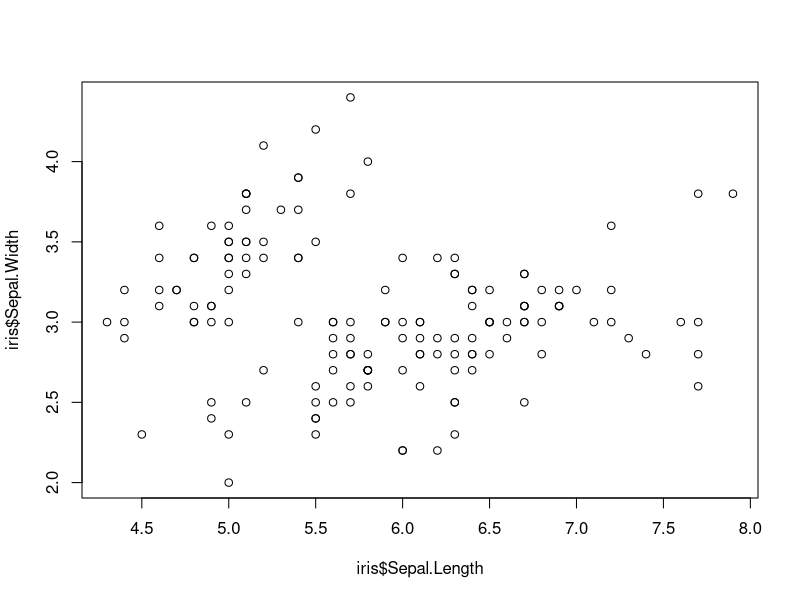
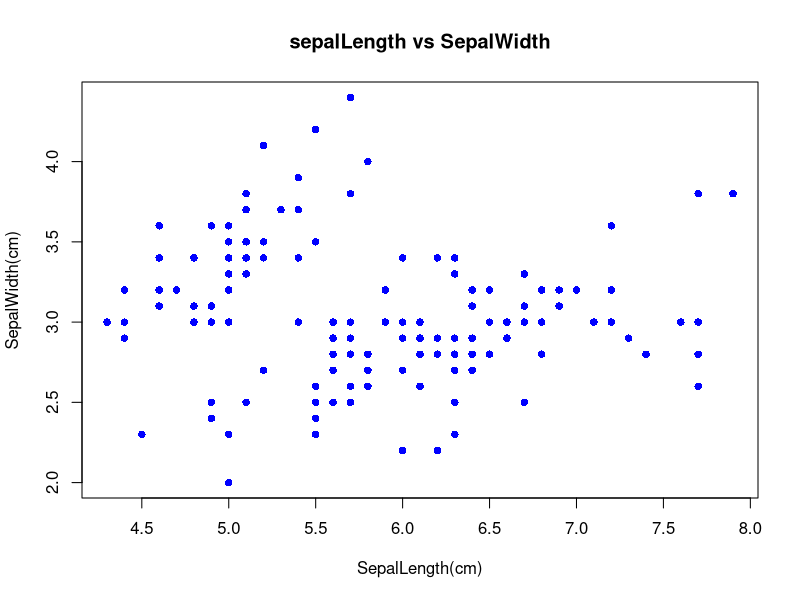
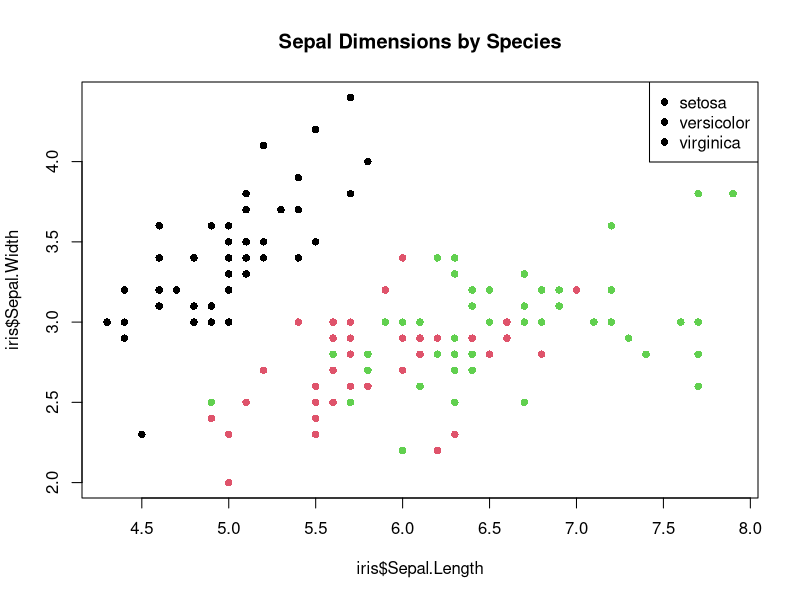
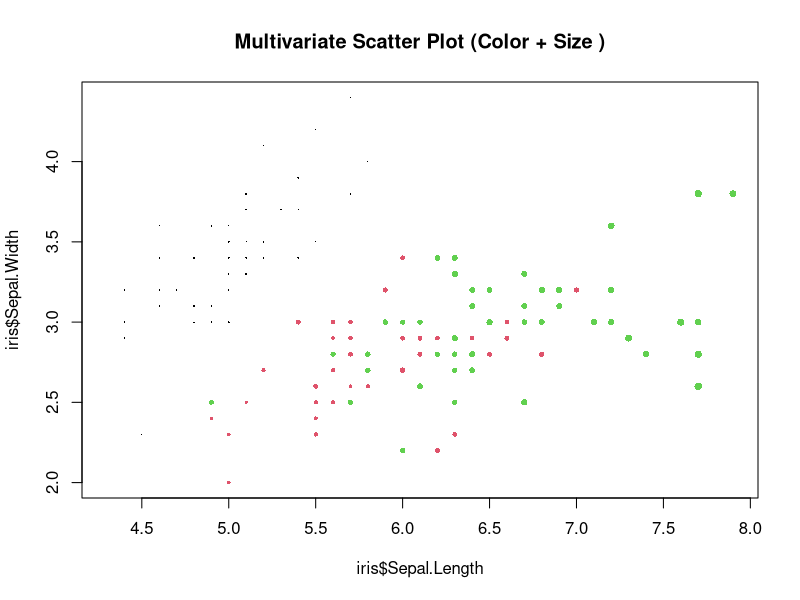
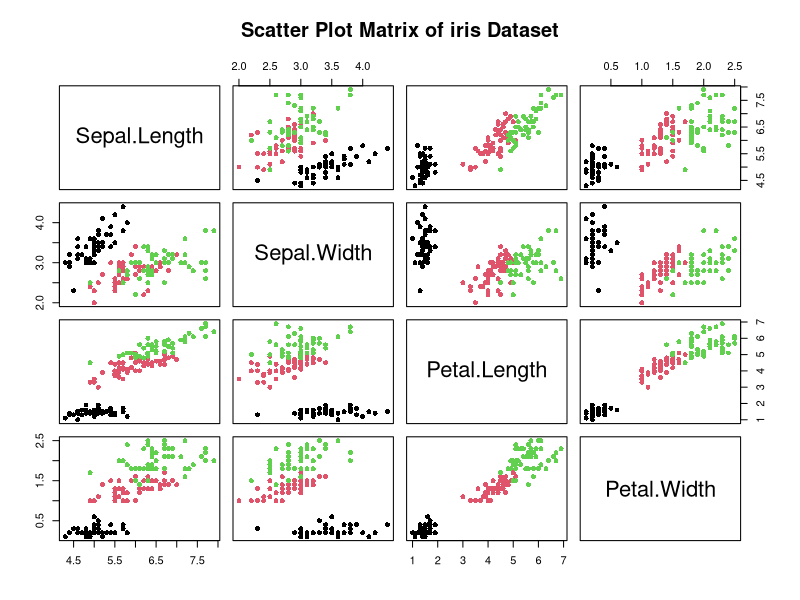

Write the R code that produced these figures, in order. (Note: this script raises an error after producing the figures.)
data(iris)
str(iris)
View(iris)

plot(iris$Sepal.Length,iris$Sepal.Width)

plot(
  iris$Sepal.Length,
  iris$Sepal.Width,
  main =  "sepalLength vs SepalWidth",
  xlab = "SepalLength(cm)",
  ylab = "SepalWidth(cm)",
  col = "blue",
  pch = 16
)

plot(
  iris$Sepal.Length,
  iris$Sepal.Width,
  col = as.numeric(iris$Species),
  pch = 16,
  main = "Sepal Dimensions by Species"
)

legend(
  "topright",
  legend = levels(iris$Species),
  col = 1.3,
  pch = 16
)

plot (
  iris$Sepal.Length,
  iris$Sepal.Width,
  col = as.numeric(iris$Species),
  pch = 16,
  cex = iris$Petal.Length/max(iris$Petal.Length),
  main = "Multivariate Scatter Plot (Color + Size )"
)


pairs(
  iris[,1:4],
  col = as.numeric(iris$Species),
  pch = 16,
  main = "Scatter Plot Matrix of iris Dataset"

)


library(ggplot2)
ggplot(irirs , aes(x=Sepal.Length,y=sepal.Width,color = Species))+
  geom_point(size = 2)+
  theme_minimal()
